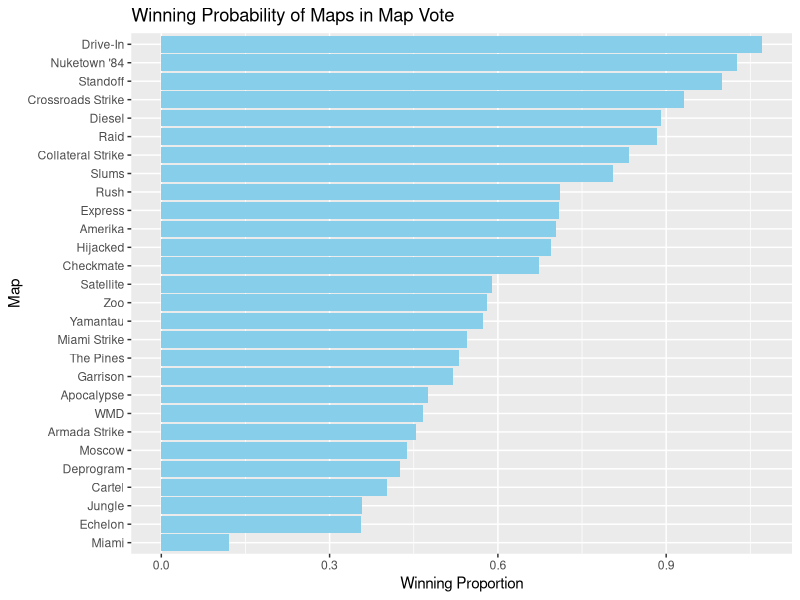
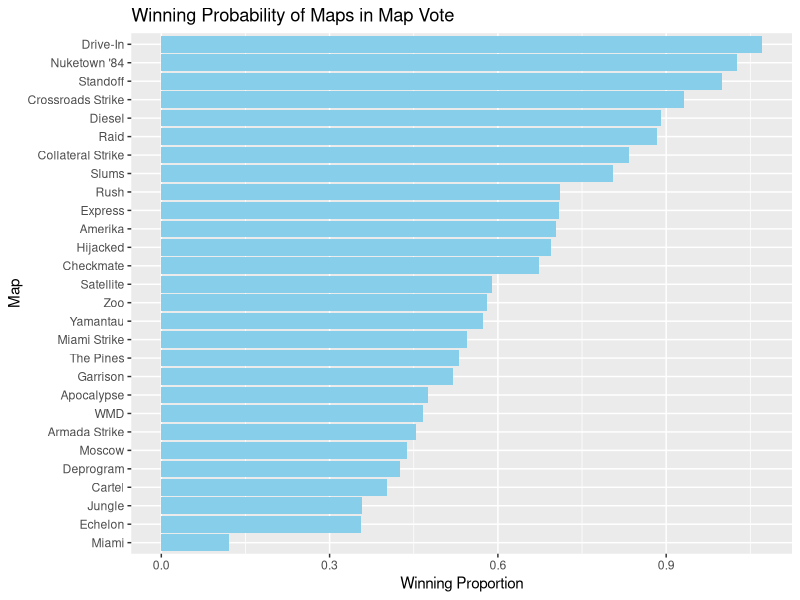

Recreate these plots in R, in order.
## ---- chunk 1
knitr::opts_chunk$set(echo = TRUE)
## ---- chunk 2
rm(list = ls())
#Add libraries as needed
library(tidyverse)
library(readr)
library(stringr)


player1 <- read_csv("CODGames_p1_380.csv", show_col_types = FALSE)
player2 <- read_csv("CODGames_p2_380.csv", show_col_types = FALSE)
maps <- read_csv("CODMaps.csv", show_col_types = FALSE)
modes <- read_csv("CODGameModes.csv", show_col_types = FALSE)
## ---- chunk 3
#Combining player1 and player2 data
# Step 1: Add a unique key for each dataset
new_p1 <- player1 |>
  mutate(PlayerID = "Player1")

new_p2 <- player2 |>
  mutate(PlayerID = "Player2")

# Step 2: Perform a full join based on shared columns (excluding PlayerID)
combined_data <- merge(new_p1, new_p2, all = TRUE, by = intersect(names(new_p1), names(new_p2)))
## ---- chunk 4
#Combining combined data with maps data

#Corrections in Choice column in Combined data
combined_data <- combined_data |>
  mutate(Choice = str_replace_all(Choice, "Deisel", "Diesel"),
         Choice = str_replace_all(Choice, "Apocolypse", "Apocalypse"),
         Choice = str_replace_all(Choice, "APocalypse", "Apocalypse"),
         Choice = str_replace_all(Choice, "^Collateral$", "Collateral Strike"),
         Choice = str_replace_all(Choice, "Collaterel Strike", "Collateral Strike"),
         Choice = str_replace_all(Choice, "Riad", "Raid"),
         Choice = str_replace_all(Choice, "Drive-in", "Drive-In"),
         Choice = str_replace_all(Choice, "Nuketown '84 Halloween", "Nuketown '84"))

# Step 1: Rename the Date column in maps_data to MapDate
maps <- 
  maps |>
  rename(MapDate = Date)

# Step 2: Perform a left join to add map details
maps_combined_data <- combined_data |>
  left_join(maps, by = c("Choice" = "Name"))
## ---- chunk 5
#Combining maps_combined_data with model data
# Replace "None" with NA in TimeLimit
modes <- modes |>
  mutate(TimeLimit = ifelse(TimeLimit == "None", NA, TimeLimit))

# Cleaning GameType column in maps_combined_data
maps_combined_data <- maps_combined_data |>
  mutate(GameType = str_replace_all(GameType, "HC - TDM", "TDM"),
         GameType = str_replace_all(GameType, "HC - Hardpoint", "Hardpoint"),
         GameType = str_replace_all(GameType, "HC - Kill Confirmed", "Kill Confirmed"),
         GameType = str_replace_all(GameType, "HC - Domination", "Domination"))

# Merging with game_modes
final_data <- maps_combined_data |>
  left_join(modes, by = c("GameType" = "Mode"))
## ---- chunk 6

# Step 1: Count occurrences as candidates
map_candidates <- 
  final_data |>
  pivot_longer(cols = c(Map1, Map2), names_to = "Chosen", values_to = "Map") |>
  filter(!is.na(Map) & Map != "") |> 
  group_by(Map) |>
  summarize(MapCount = n())

# Step 3: Count occurrences as winners
map_wins <- 
  final_data |>
  group_by(Choice) |>
  summarize(WinCount = n()) |>
  rename(Map = Choice)

# Step 4: Merge candidate and win counts
map_stats <- 
  map_candidates |>
  left_join(map_wins, by = "Map") |>
  filter(!is.na(WinCount)) |>  # Remove rows with NA WinCount
  mutate(WinProportion = WinCount / MapCount) |>
  arrange(desc(WinProportion))

# Step 5: Visualization of results
ggplot(map_stats, aes(x = reorder(Map, WinProportion), y = WinProportion)) +
  geom_bar(stat = "identity", fill = "skyblue") +
  coord_flip() +
  labs(
    title = "Winning Probability of Maps in Map Vote",
    x = "Map",
    y = "Winning Proportion"
  )

# Display map statistics
head(map_stats)
## ---- chunk 7
# Define a reusable correction function
correction_values <- c(
  "Deisel" = "Diesel",
  "Apocolypse" = "Apocalypse",
  "APocalypse" = "Apocalypse",
  "Collateral" = "Collateral Strike",
  "Collaterel Strike" = "Collateral Strike",
  "Riad" = "Raid",
  "Drive-in" = "Drive-In",
  "Nuketown '84 Halloween" = "Nuketown '84"
)

apply_corrections <- function(dataset, column) {
  dataset %>%
    mutate({{ column }} := recode({{ column }}, !!!correction_values))
}

# Apply corrections to datasets
data_player1 <- apply_corrections(player1, Choice)
data_player2 <- apply_corrections(player2, Choice)
## ---- chunk 8
# Combine player1 and player2 data
data_p1 <- data_player1 %>% mutate(PlayerLabel = "Player1")
data_p2 <- data_player2 %>% mutate(PlayerLabel = "Player2")

merged_data <- full_join(data_p1, data_p2, by = intersect(names(data_p1), names(data_p2)))

data_maps <- maps
# Merge merged_data with map details
combined_maps_data <- merged_data %>%
  left_join(data_maps, by = c("Choice" = "Name"))
## ---- chunk 9
# Replace "None" with NA in TimeLimit and clean GameType
modes <- modes %>% mutate(TimeLimit = na_if(TimeLimit, "None"))

maps_combined_data <- maps_combined_data %>%
  mutate(GameType = recode(GameType,
                           "HC - TDM" = "TDM",
                           "HC - Hardpoint" = "Hardpoint",
                           "HC - Kill Confirmed" = "Kill Confirmed",
                           "HC - Domination" = "Domination"))

final_data <- maps_combined_data %>%
  left_join(modes, by = c("GameType" = "Mode"))
## ---- chunk 10
# Count occurrences as candidates
map_candidates <- final_data %>%
  pivot_longer(cols = c(Map1, Map2), names_to = "Chosen", values_to = "Map") %>%
  filter(!is.na(Map) & Map != "") %>%
  group_by(Map) %>%
  summarize(MapCount = n(), .groups = "drop")

# Count occurrences as winners
map_wins <- final_data %>%
  group_by(Choice) %>%
  summarize(WinCount = n(), .groups = "drop") %>%
  rename(Map = Choice)

# Merge candidate and win counts
map_stats <- map_candidates %>%
  left_join(map_wins, by = "Map") %>%
  filter(!is.na(WinCount)) %>%
  mutate(WinProportion = WinCount / MapCount) %>%
  arrange(desc(WinProportion))

# Visualization of results
ggplot(map_stats, aes(x = reorder(Map, WinProportion), y = WinProportion)) +
  geom_bar(stat = "identity", fill = "skyblue") +
  coord_flip() +
  labs(
    title = "Winning Probability of Maps in Map Vote",
    x = "Map",
    y = "Winning Proportion"
  )

# Display sorted map statistics
print(map_stats)
